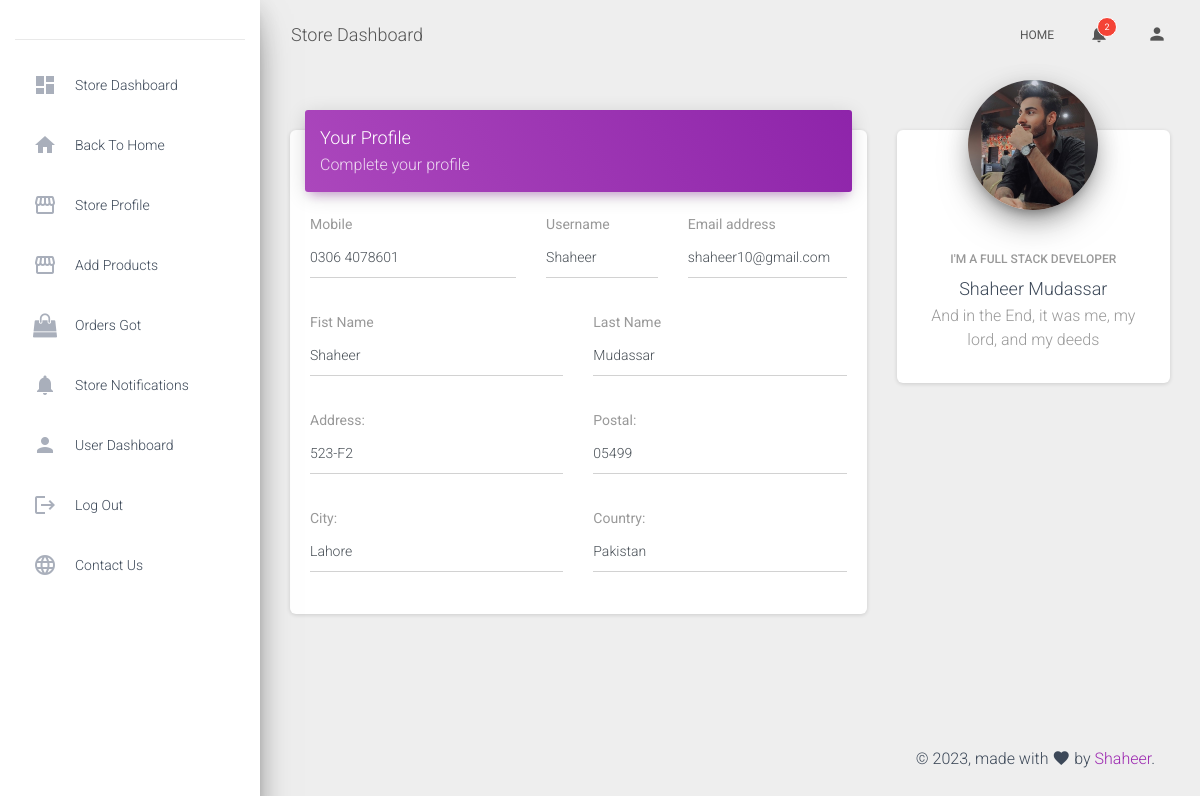
Page /customer-profile/1 (signed in) on the committed database.
### core/models.py (models this page shows, shortened)
class Address(models.Model):
    user = models.ForeignKey(User, on_delete=models.SET_NULL, null=True)
    address = models.CharField(max_length=200, null=True)
    city = models.CharField(max_length=200, null=True)
    country = models.CharField(max_length=200, null=True)
    postal_code = models.CharField(max_length=200, null=True)
    mobile = models.CharField(max_length=200, null=True)
    status = models.BooleanField(default=False)
    class Meta:
        verbose_name_plural = "Address"

class UserProfile(models.Model):
    user = models.OneToOneField(User, on_delete=models.CASCADE)
    first_name = models.CharField(max_length=100)
    last_name = models.CharField(max_length=100)
    bio = models.TextField()
    image = models.ImageField(upload_to="Users_Profile_image")
    class Meta:
        verbose_name_plural = "Users_Profile"

### userauths/models.py (models this page shows)
class User(AbstractUser):
    email=models.EmailField(unique=True)
    username=models.CharField(max_length=100)
    bio=models.CharField(max_length=255)
    is_vendor = models.BooleanField(null=True, default=False)
    USERNAME_FIELD = "email"
    REQUIRED_FIELDS = ["username"]
    def __str__(self):
        return self.username

### core/views.py (the view)
# urls.py: path('customer-profile/<id>', views.customers_profile, name='customer-profile'),
def customers_profile(request, id):
    user = User.objects.get(id=id)
    profile = UserProfile.objects.get(user=user)
    address = Address.objects.get(user=user)
    context = {
        "p": profile,
        "address":address,
    }
    return render(request, "core/customer-profile.html", context)

### templates/core/customer-profile.html (shortened to what this page needs)
{% extends 'core/base3.html' %}
{% block body %} {% load static %}
<div class="content">
  <div class="container-fluid">
    <div class="row">
      <div class="col-md-8">
        <div class="card">
          <div class="card-header card-header-primary">
            <h4 class="card-title">Your Profile</h4>
            <p class="card-category">Complete your profile</p>
          </div>
          <div class="card-body">
            <form>
              <div class="row">
                <div class="col-md-5">
                  <div class="form-group">
                    <label class="bmd-label-floating">Mobile</label>
                    <p type="text" class="form-control">{{address.mobile}}</p>
                  </div>
                </div>
                <div class="col-md-3">
                  <div class="form-group">
                    <label class="bmd-label-floating">Username</label>
                    <p class="form-control">{{p.user.username}}</p>
                  </div>
                </div>
                <div class="col-md-4">
                  <div class="form-group">
                    <label class="bmd-label-floating">Email address</label>
                    <p class="form-control">{{p.user.email}}</p>
                  </div>
                </div>
              </div>
              <div class="row">
                <div class="col-md-6">
                  <div class="form-group">
                    <label class="bmd-label-floating">Fist Name</label>
                    <p class="form-control">{{p.first_name}}</p>
                  </div>
                </div>
                <div class="col-md-6">
                  <div class="form-group">
                    <label class="bmd-label-floating">Last Name</label>
                    <p class="form-control">{{p.last_name}}</p>
                  </div>
                </div>
              </div>
              <div class="row">
                <div class="col-md-6">
                  <div class="form-group">
                    <label class="bmd-label-floating">Address:</label>
                    <p class="form-control">{{address.address}}</p>
                  </div>
                </div>
                <div class="col-md-6">
                  <div class="form-group">
                    <label class="bmd-label-floating">Postal:</label>
                    <p class="form-control">{{address.postal_code}}</p>
                  </div>
                </div>
              </div>
              <div class="row">
                <div class="col-md-6">
                  <div class="form-group">
                    <label class="bmd-label-floating">City:</label>
                    <p class="form-control">{{address.city}}</p>
                  </div>
                </div>
                <div class="col-md-6">
                  <div class="form-group">
                    <label class="bmd-label-floating">Country:</label>
                    <p class="form-control">{{address.country}}</p>
                  </div>
                </div>
              </div>
            </form>
          </div>
        </div>
      </div>
      <div class="col-md-4">
        <div class="card card-profile">
          <div class="card-avatar">
            {% if p.image %}
            <img class="img" src="{{p.image.url}}" />
            {% else %}
            <img class="img"
              src="https://www.google.com/url?sa=i&url=https%3A%2F%2Fwww.hudl.com%2Fprofile%2F5499830&psig=AOvVaw0TpLHiKIukyCX3VQ16OIei&ust=1683145611167000&source=images&cd=vfe&ved=0CBEQjRxqFwoTCODGy5S81_4CFQAAAAAdAAAAABAE" />
            {% endif %}
          </div>
          <div class="card-body">
            <h6 class="card-category text-gray">{{p.user.bio}}</h6>
            <h4 class="card-title">{{p.first_name}} {{p.last_name}}</h4>
            <p class="card-description">
              {{p.bio}}
            </p>
          </div>
        </div>
      </div>
    </div>
  </div>
  {% endblock body %}

### templates/core/base3.html (shortened to what this page needs)
{% load static %}
<link rel="stylesheet" href="https://maxcdn.bootstrapcdn.com/font-awesome/latest/css/font-awesome.min.css">
<link href="{% static '/assets/css/material-dashboard.min.css' %}" rel="stylesheet" />
<link href="{% static '/assets/demo/demo.css' %}" rel="stylesheet" />
</head>
<body class="">
    <div class="wrapper ">
        <div class="sidebar" data-color="purple" data-background-color="white" data-image="/assets/img/sidebar-1.jpg">
            <div class="logo"><a class="simple-text logo-normal">
                </a></div>
            <div class="sidebar-wrapper">
                <ul class="nav">
                    <li {% if request.path == '/vendor-dashboard/' %} class="active" {% endif %} class="nav-item  ">
                        <a class="nav-link" href="{% url 'vendor-dashboard' %}">
                            <i class="material-icons">dashboard</i>
                            <p>Store Dashboard</p>
                        </a>
                    </li>
                    <li {% if request.path == '/index/' %} class="active" {% endif %} class="nav-item   ">
                        <a class="nav-link" href="{% url 'index' %}">
                            <i class="material-icons">home</i>
                            <p>Back to Home</p>
                        </a>
                    </li>
                    <li {% if request.path == '/vendor-profile/' %} class="active" {% endif %} class="nav-item ">
                        <a class="nav-link" href="{% url 'vendor-profile' %}">
                            <i class="material-icons">storefront</i>
                            <p>Store Profile</p>
                        </a>
                    </li>
                    <li {% if request.path == '/store-products/' %} class="active nav-item" {% else %} class="nav-item "
                        {% endif %}>
                        <a class="nav-link" href="{% url 'store-products' %}">
                            <i class="material-icons">storefront</i>
                            <p>Add Products</p>
                        </a>
                    </li>
                    <li {% if request.path == '/vendor-orders/' %} class="active nav-item" {% else %} class="nav-item " {% endif %}>
                        <a class="nav-link" href="{% url 'vendor-orders' %}">
                            <i class="fa fa-shopping-bag"></i>
                            <p>Orders got</p>
                        </a>
                    </li>
                    <li {% if request.path == '/vendor-notifications/' %} class="active" {% endif %} class="nav-item ">
                        <a class="nav-link" href="{% url 'vendor-notifications' %}">
                            <i class="material-icons">notifications</i>
                            <p>Store Notifications</p>
                        </a>
                    </li>
                    <li class="nav-item ">
                        <a class="nav-link" href="{% url 'dashboard' %}">
                            <i class="material-icons">person</i>
                            <p>User Dashboard</p>
                        </a>
                    </li>
                    <li class="nav-item ">
                        <a class="nav-link" href="{% url 'userauths:signout' %}">
                            <i class="material-icons">logout</i>
                            <p>Log out</p>
                        </a>
                    </li>
                    <li class="nav-item ">
                        <a class="nav-link" href="{% url 'contact' %}">
                            <i class="material-icons">language</i>
                            <p>Contact us</p>
                        </a>
                    </li>
                </ul>
            </div>
        </div>
        <div class="main-panel">
            <nav class="navbar navbar-expand-lg navbar-transparent navbar-absolute fixed-top ">
                <div class="container-fluid">
                    <div class="navbar-wrapper">
                        <a class="navbar-brand" href="javascript:;">Store Dashboard</a>
                    </div>
                    <div class="collapse navbar-collapse justify-content-end">
                        <ul class="navbar-nav">
                            <li class="nav-item dropdown">
                                <a class="nav-link" href="/">
                                    Home
                                </a>
                            </li>
                            <li class="nav-item dropdown">
                                <a class="nav-link" href="http://example.com" id="navbarDropdownMenuLink"
                                    data-toggle="dropdown" aria-haspopup="true" aria-expanded="false">
                                    {% if unread_ven_noti %}
                                    <span class="notification">{{unread_ven_noti|length}}</span>
                                    {% endif %}
                                </a>
                            </li>
                            <li class="nav-item dropdown">
                                <a class="nav-link" href="javascript:;" id="navbarDropdownProfile"
                                    data-toggle="dropdown" aria-haspopup="true" aria-expanded="false">
                                    <i class="material-icons">person</i>
                                </a>
                            </li>
                        </ul>
                    </div>
                </div>
            </nav>
            {% block body %}
            {% endblock body %}
            <br><br><br>
            <footer class="footer">
                <div class="container-fluid">
                    <div class="copyright float-right">
                        &copy;
                        , made with <i class="material-icons">favorite</i> by
                        <a href="https://shaheermudassar.github.io/Shaheer-Mudassar/" target="_blank">Shaheer</a>.
                    </div>
                </div>
            </footer>
        </div>
    </div>
</body>
</html>

### rows in the picture
Address: mobile "0306 4078601", address "523-F2", postal_code "05499", city "Lahore", country "Pakistan"
UserProfile: user.username "Shaheer", user.email "shaheer10@gmail.com", first_name "Shaheer", last_name "Mudassar", image (picture), user.bio "I'M A FULL STACK DEVELOPER", bio "And in the End, it was me, my lord, and my deeds"

### other values in the picture
{{ unread_ven_noti|length }} "2"
